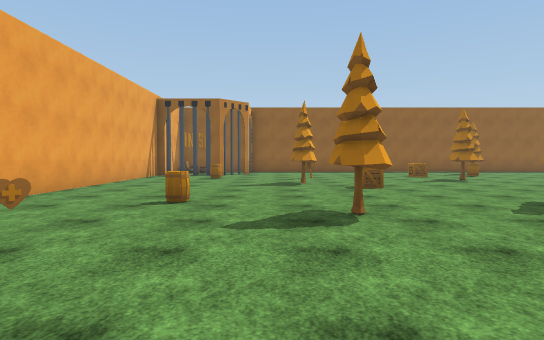
View 1 (above)

17 first-person views from a walk through a 3-D level made in the Unity game engine. The camera is 1.4 m above the floor, tilts 2° down and sees 75° across. The floor is counted in squares, 2 m on a side. Each view is taken from the middle of a square. On the plan, view 1 faces up. The plan holds only what a view shows up to about 11 squares ahead; the rest is blank. Some animated figures are not drawn. Some surface patterns are stand-ins.

View 2
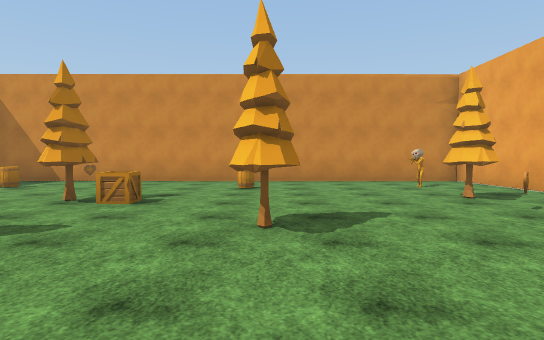

View 3
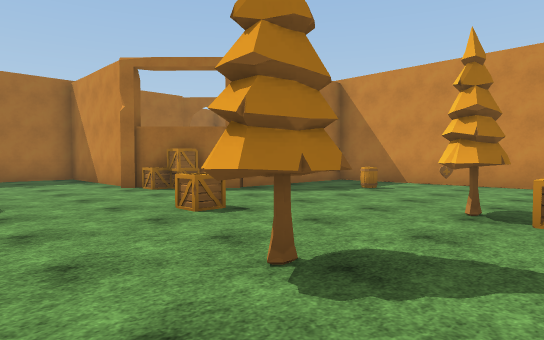

View 4
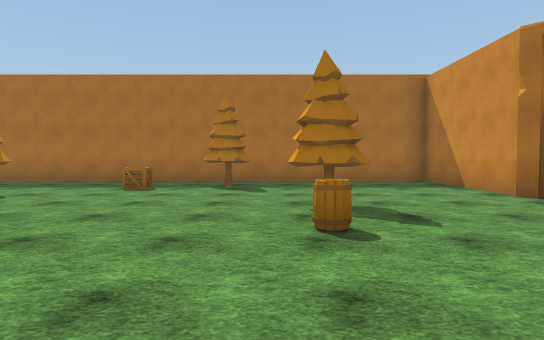

View 5
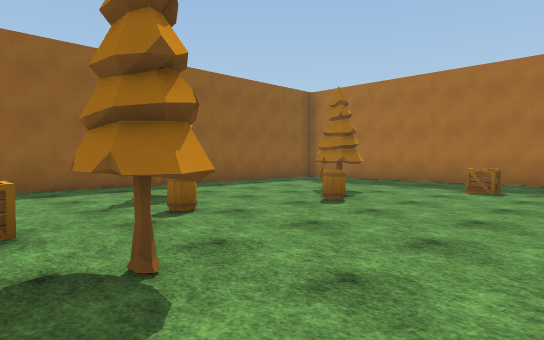

View 6
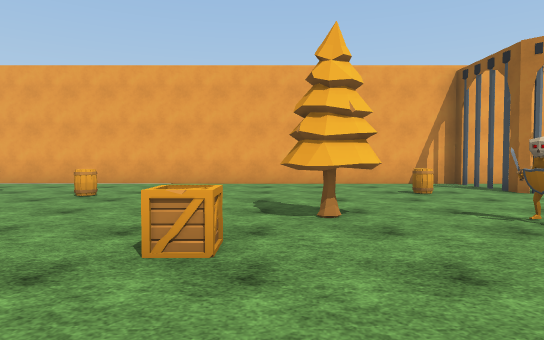

View 7
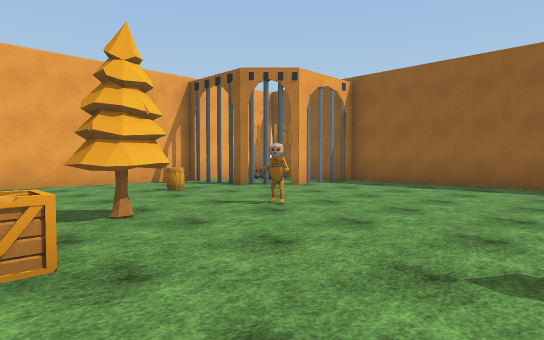

View 8
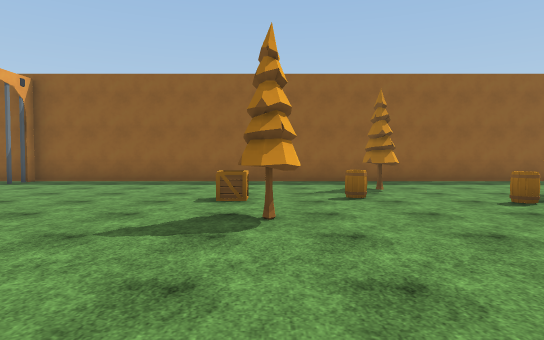

View 9
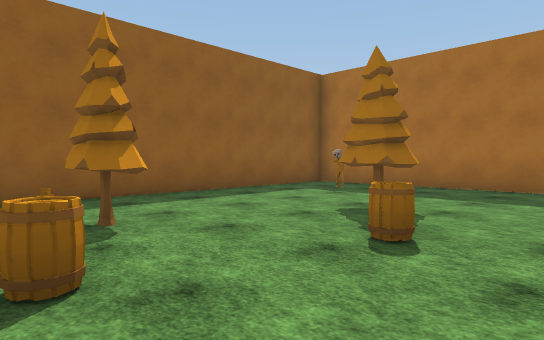

View 10
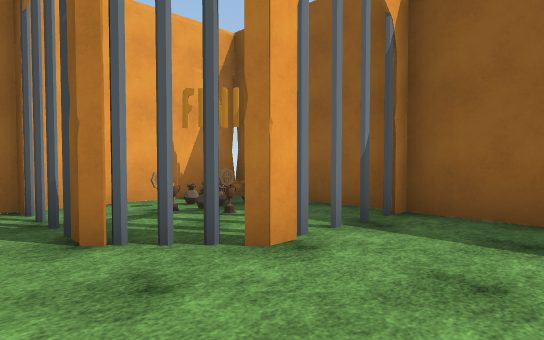

View 11
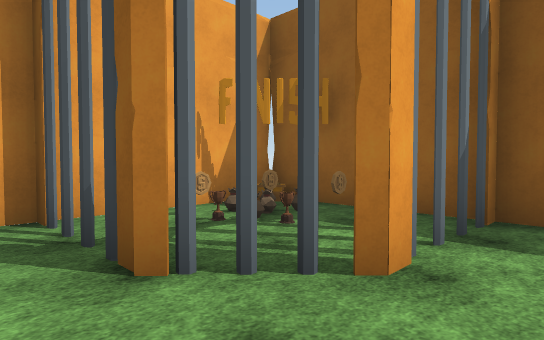

View 12
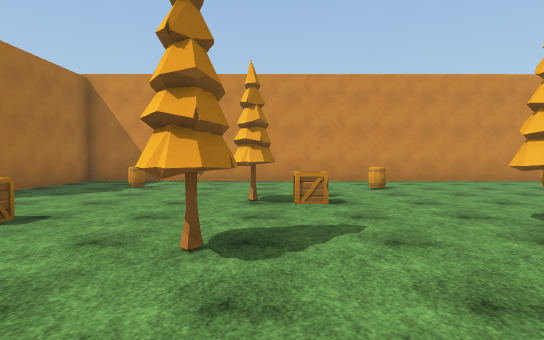

View 13
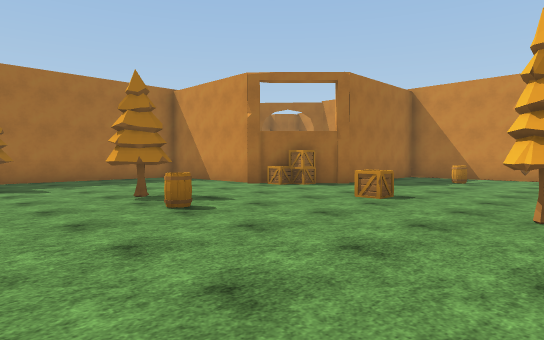

View 14
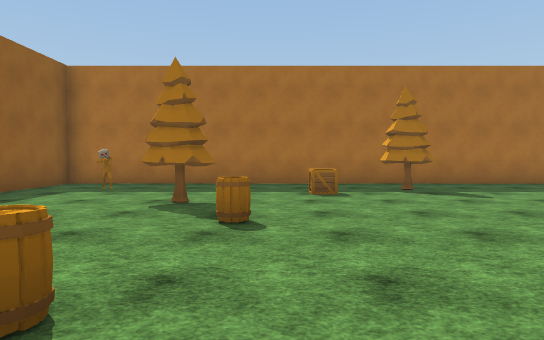

View 15
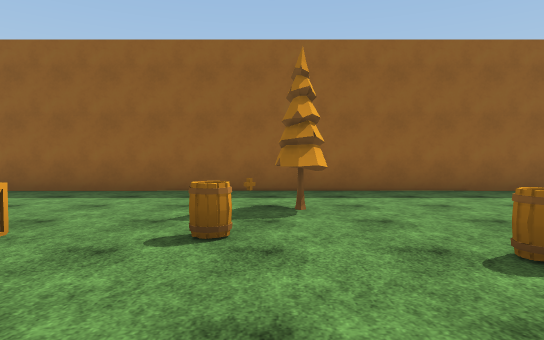

View 16
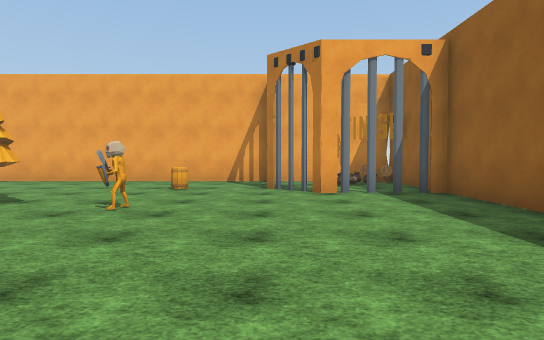

View 17
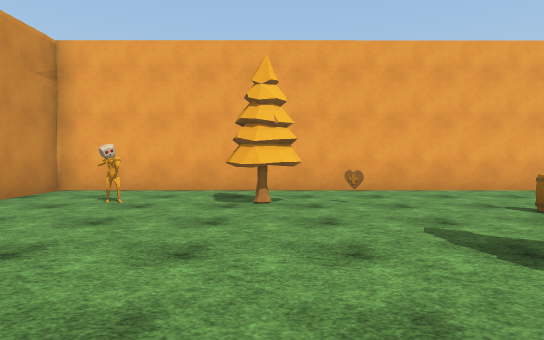

### Floor plan
Points are (right, up) in squares from view 1. A wall is a line through its corners. A room is listed if a view was taken in it or the views show most of it. See-through windows are left out.
Room 1 (views 1, 2, 3, 4, 5, 6, 7, 8, 9, 10, 11, 12, 13, 14, 15, 16, 17)
walls: (9.3, 1.7) (10.1, 2.4); (11.4, 3.5) (14.5, 3.5); (9.4, 0.5) (9.4, 1.5); (15.5, 4.5) (15.5, 8.6); (15.5, 10.4) (15.5, 17.4) (-0.5, 17.4); (-1.8, 14.2) (-2, 13.9) (-2.6, 13.9); (-1, 15.5) (-1, 14.9); (-3.9, 13.9) (-4.5, 13.9) (-4.5, -2.5) (9.4, -2.5) (9.4, -1.4); (-1, 17.5) (-1, 16.9)
ways out: opening at (-1.5, 16) to room 2
objects: other object (-2, 0); pine tree (-2, 2); heart (-2, 3); barrel (-2, 12); barrel (-1, 6); barrel (1, 0); pine tree (1, 4) to (1, 5); pine tree (1, 9) to (1, 10); other object (1, 12); crate (2, 8); pine tree (4, 1); crate (4, 2); pine tree (5, 5) to (5, 6); crate (5, 13); other object (6, -2); pine tree (6, 11); barrel (7, 0); crate (7, 4); barrel (7, 13); barrel (8, 7); other object (8, 14); pine tree (8, 15); crate (10, 3); pine tree (10, 7); barrel (10, 12); crate (11, 3); pine tree (12, 13) to (12, 14); crate (13, 11); pine tree (14, 9); other object (14, 16)
Room 2 (no view inside)
walls: (-0.5, 17.4) (-4.5, 17.4) (-4.5, 13.9)
ways out: opening at (-1.5, 16) to room 1
objects: other object (-4, 16); coin (-4, 17); cup (-3, 15); cup (-3, 16); coin (-3, 17)

Positions as (right, up) in squares from view 1, and headings:
1: (0, 0), facing up
2: (1, 8), facing down
3: (3, 7), facing down-right
4: (5, 8), facing right
5: (5, 9), facing up-right
6: (5, 9), facing left
7: (5, 8), facing up-left
8: (6, 7), facing up
9: (7, 11), facing up-right
10: (1, 13), facing up-left
11: (0, 13), facing up-left
12: (4, 8), facing down
13: (4, 10), facing down-right
14: (6, 12), facing right
15: (8, 10), facing up
16: (6, 14), facing left
17: (3, 2), facing left
